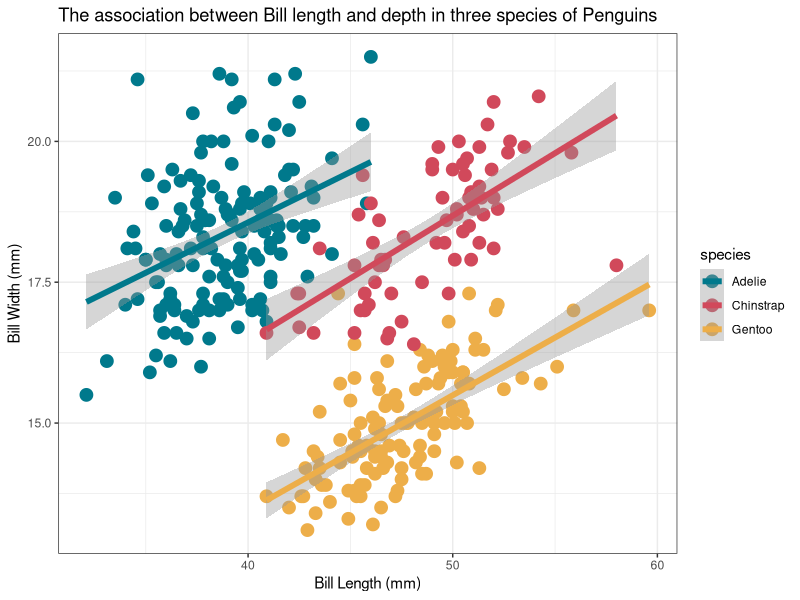
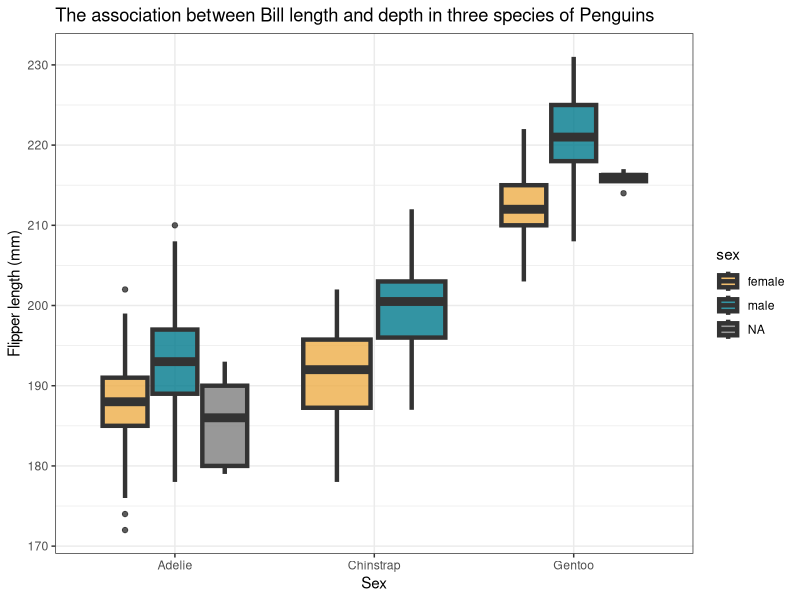
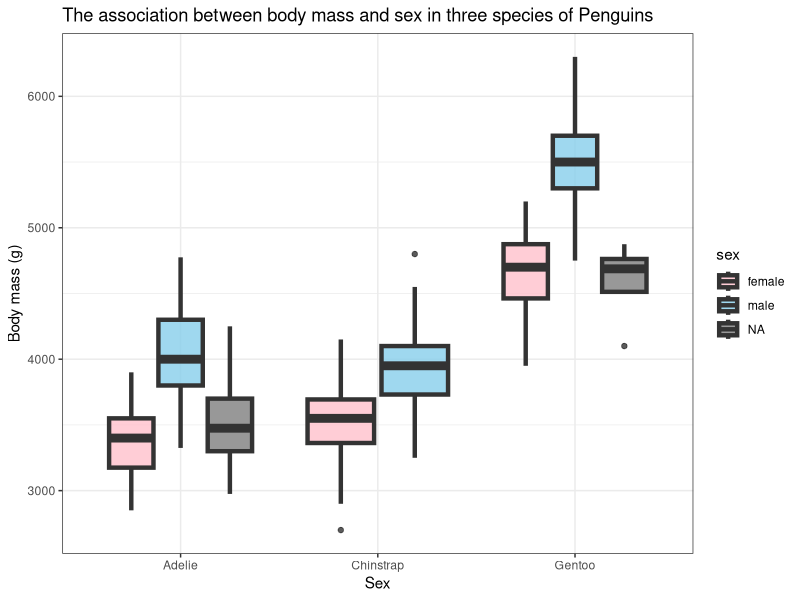
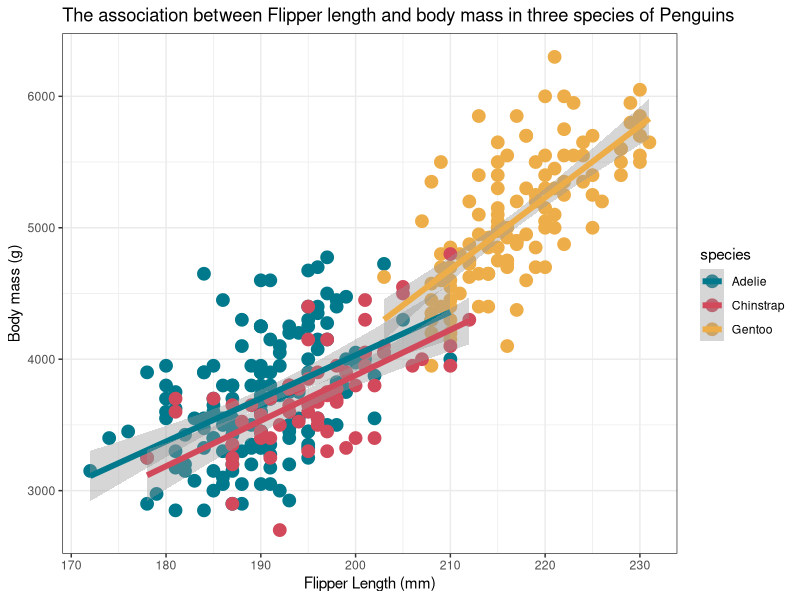
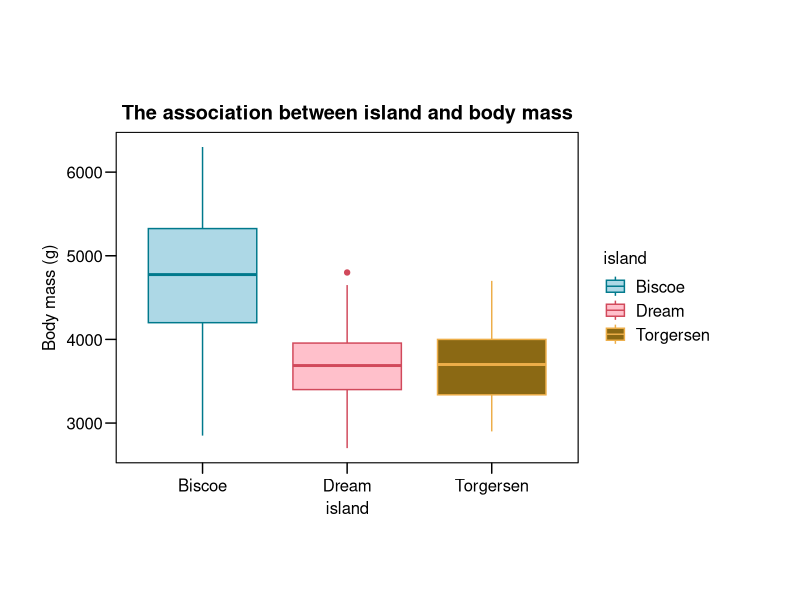

Write the R code that produced these figures, in order. (Note: this script raises an error after producing the figures.)
## penguins script
library(palmerpenguins)
library(ggplot2)
library(dplyr)
library(ggthemes) # package for plotting

#example filtering
filtered_data <- penguins %>% filter()

#plot of bill length and bill depth
ggplot(data = penguins, aes(x = bill_length_mm, y = bill_depth_mm, colour = species)) +
    geom_point(size = 4)+
    geom_smooth(method = "lm", size = 2) +
    theme_bw() +
    labs(x = "Bill Length (mm)", y = "Bill Width (mm)", title = "The association between Bill length and depth in three species of Penguins")+
    scale_colour_manual(values = c("Adelie" = "#00798c", "Chinstrap" = "#d1495b", "Gentoo" = "#edae49"))

#boxplot of flipper length, species, and sex
ggplot(data = penguins, aes(x = species, y = flipper_length_mm, fill = sex)) +
    geom_boxplot(size = 1.5, alpha = 0.8)+
    theme_bw() +
    labs(x = "Sex", y = "Flipper length (mm)", title = "The association between Bill length and depth in three species of Penguins")+
    scale_fill_manual(values = c("male" = "#00798c", "female" = "#edae49"))


#having a little look at the island counts for each species
penguins %>% group_by(species) %>% count(island)


#plot of sex and body mass
ggplot(data = penguins, aes(x = species, y = body_mass_g, fill = sex)) +
    geom_boxplot(size = 1.5, alpha = 0.8)+
    theme_bw() +
    labs(x = "Sex", y = "Body mass (g)", title = "The association between body mass and sex in three species of Penguins")+
    scale_fill_manual(values = c("male" = "skyblue", "female" = "pink"))


#plot of flipper length and body mass
ggplot(data = penguins, aes(x = flipper_length_mm, y = body_mass_g, colour = species)) +
    geom_point(size = 4)+
    geom_smooth(method = "lm", size = 2) +
    theme_bw() +
    labs(x = "Flipper Length (mm)", y = "Body mass (g)", title = "The association between Flipper length and body mass in three species of Penguins")+
    scale_colour_manual(values = c("Adelie" = "#00798c", "Chinstrap" = "#d1495b", "Gentoo" = "#edae49"))

# add beautiful plot
ggplot(data = penguins, aes(x = island, y = body_mass_g, colour = island, fill = island)) +
  geom_boxplot() +
  ggthemes::theme_par() +
  labs(
    x = "island",
    y = "Body mass (g)",
    title = "The association between island and body mass"
  ) +
  scale_colour_manual(values = c(
    "Biscoe"    = "#00798c",
    "Dream"     = "#d1495b",
    "Torgersen" = "#edae49"
  )) +
  scale_fill_manual(values = c(
    "Biscoe"    = "lightblue",
    "Dream"     = "pink",
    "Torgersen" = "goldenrod4"
  ))

write.csv(
  penguins,
  file = file.path("data", "penguins.csv"),
  row.names = FALSE
)
